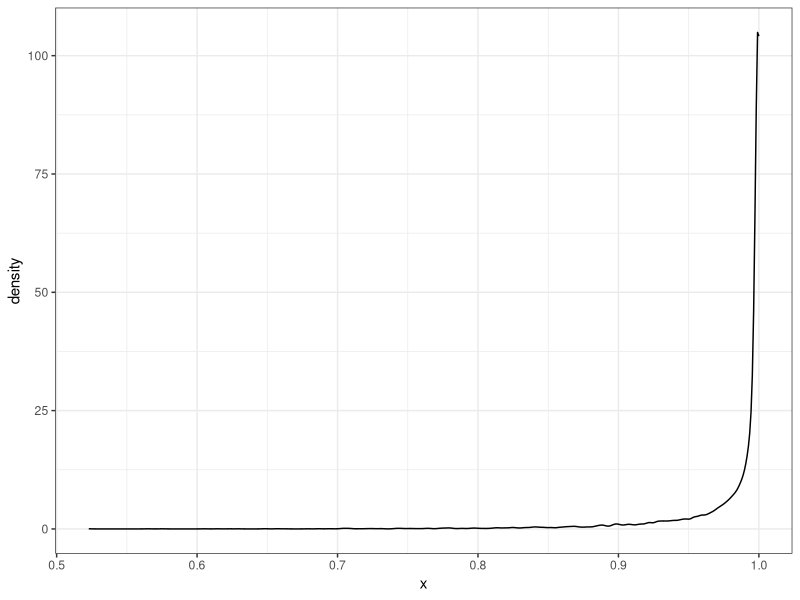

Reproduce this figure in R.
## ---- chunk 1

#| echo: false
#| message: false
library("tidyverse");theme_set(theme_bw())
## ---- chunk 2
winnings <- 6

if (winnings < 0) {
    "You Lost Money!"
} else {
    "You Didn't Lose Money"
}
## ---- chunk 3
winnings  <- 0

if (winnings < 0) {
    "You Lost Money!"
} else if(winnings == 0) {
    "You Came Out Even"
} else {
    "You Won Money!"
}
## ---- chunk 4

## ---- chunk 5
x <- 5

# note that you can't chain this together to get something like 0 <= x <= 10
0 <= x & x <= 10

# the & is vectorized
c(T, T) & c(T, F)
## ---- chunk 6

## ---- chunk 7
i <- 5
while (i < 10) {
    i <- i + 1
    print(i)
}
## ---- chunk 8

## ---- chunk 9
for (i in c(2,4,6,8)) {
    print(i)
}
## ---- chunk 10

## ---- chunk 11
f <- function(x) x^2

lapply(1:10, f)
sapply(1:10, f)
## ---- chunk 12

ggplot(data.frame(x=rbeta(10000, 10, .2))) + geom_density(aes(x))
## ---- chunk 13

